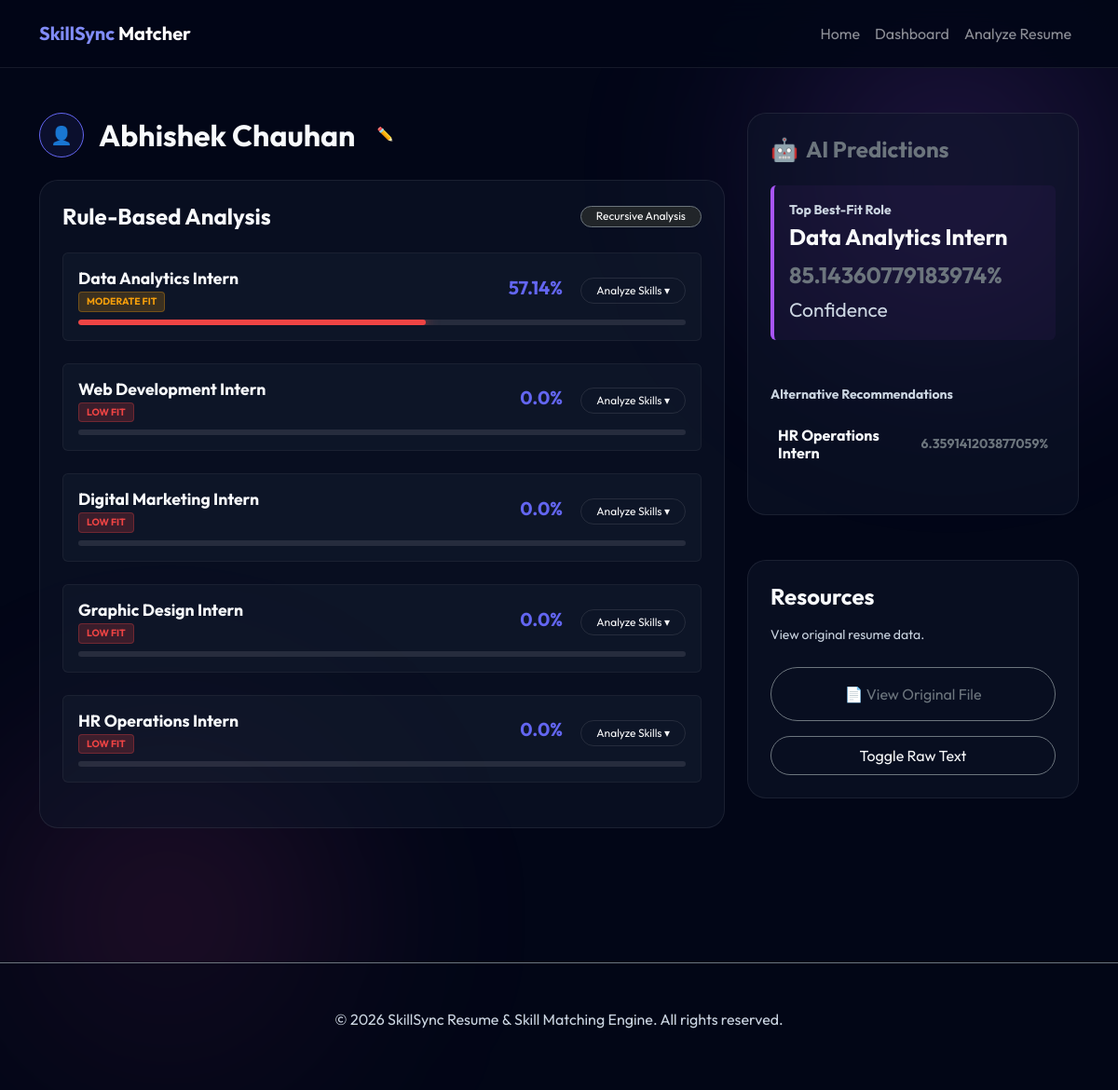
/candidate/10/, run on an earlier commit of the app's database.
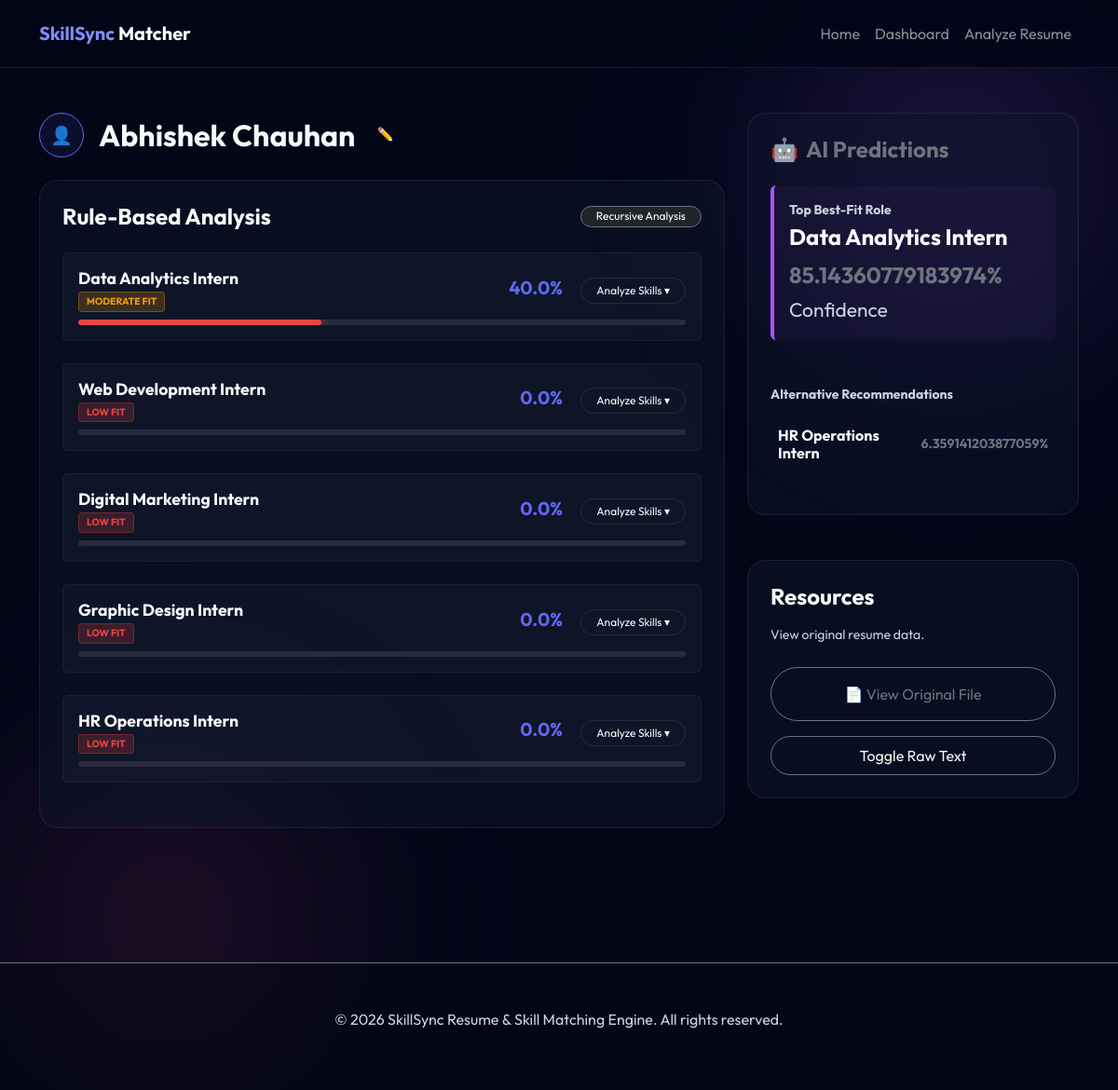
And on a later commit of the database.
### matching_app/models.py (models this page shows, shortened)
class Role(models.Model):
    name = models.CharField(max_length=100)
    required_skills = models.TextField()

class Match(models.Model):
    candidate = models.ForeignKey(Candidate, on_delete=models.CASCADE, related_name='matches')
    role = models.ForeignKey(Role, on_delete=models.CASCADE)
    match_percentage = models.FloatField()
    fit_category = models.CharField(max_length=50) # Strong, Moderate, Low

### matching_app/views.py (the view)
# urls.py: path('candidate/<int:pk>/', views.candidate_detail, name='candidate_detail'),
def candidate_detail(request, pk):
    candidate = get_object_or_404(Candidate, pk=pk)
    roles = Role.objects.all()
    detailed_matches = get_rule_based_matches(candidate.extracted_text, roles)
    detailed_matches.sort(key=lambda x: x['match_percentage'], reverse=True)
    for m in detailed_matches:
        Match.objects.update_or_create(
            candidate=candidate,
            role=m['role'],
            defaults={
                'match_percentage': m['match_percentage'],
                'fit_category': m['fit_category']
            }
        )
    prediction = Prediction.objects.filter(candidate=candidate).first()
    return render(request, 'candidate_detail.html', {
        'candidate': candidate,
        'matches': detailed_matches,
        'prediction': prediction
    })

### templates/candidate_detail.html (shortened to what the changed rows need)
{% extends 'base.html' %}
{% block content %}
<div class="container py-5">
    <div class="row">
        <div class="col-lg-8 reveal">
            <div class="d-flex align-items-center gap-3 mb-4">
                <div id="nameDisplayContainer" class="d-flex align-items-center gap-3">
                    <h2 class="fw-bold m-0" id="candidateName">{{ candidate.name }}</h2>
                </div>
            </div>
            <div class="glass-card-premium neon-blue mb-5 reveal delay-1 p-4">
                {% for match in matches %}
                <div class="mb-4 p-3 rounded"
                    style="background: rgba(30, 41, 59, 0.3); border: 1px solid rgba(255,255,255,0.05);">
                    <div class="d-flex justify-content-between align-items-center mb-2">
                        <div>
                            <h5 class="fw-bold m-0" style="font-size: 1.1rem;">{{ match.role.name }}</h5>
                            <div
                                class="fit-badge mt-1 {% if match.fit_category == 'Strong Fit' %}fit-strong{% elif match.fit_category == 'Moderate Fit' %}fit-moderate{% else %}fit-low{% endif %}">
                                {{ match.fit_category }}
                            </div>
                        </div>
                        <div class="text-end">
                            <span class="fw-bold h5 mb-0" style="color: var(--primary-color);">{{ match.match_percentage }}%</span>
                            <button class="btn btn-sm btn-outline-light ms-3 rounded-pill px-3 py-1" type="button"
                                data-bs-toggle="collapse" data-bs-target="#skillCollapse{{ forloop.counter }}"
                                aria-expanded="false"
                                style="font-size: 0.75rem; border: 1px solid rgba(255,255,255,0.1);">
                                Analyze Skills ▾
                            </button>
                        </div>
                    </div>
                    <div class="neon-progress-container" style="height: 6px; margin-top: 8px;">
                        <div class="neon-progress-fill"
                            style="width: {{ match.match_percentage }}%; --card-color: {% if match.match_percentage > 70 %}#10b981{% else %}#ef4444{% endif %};">
                        </div>
                    </div>
                </div>
                {% empty %}
                <p class="text-muted">No internship roles found in database.</p>
                {% endfor %}
            </div>
        </div>
    </div>
</div>
{% endblock %}

What changed in the data, as far as the page shows it:
changed Role "Data Analytics Intern": match_percentage "57.14" → "40.0"; {{ match.match_percentage }} 57.14 → 40.0 (drawn)
